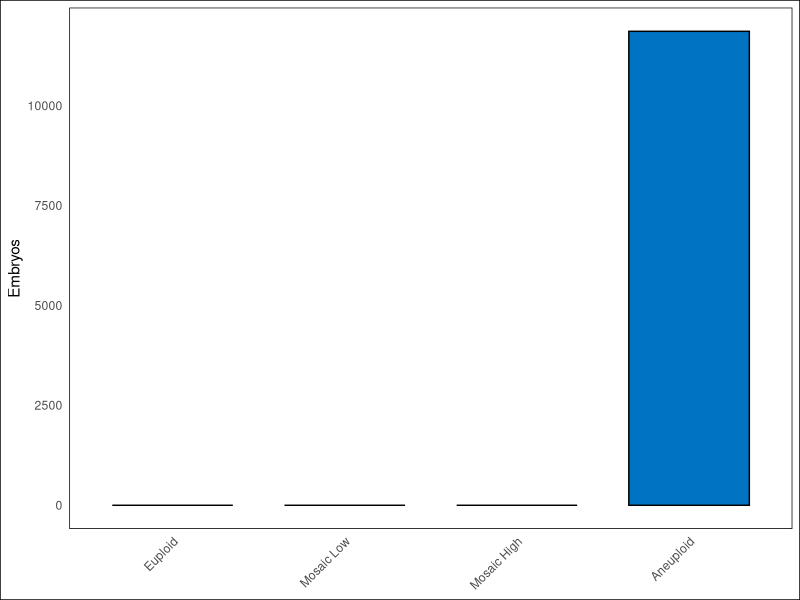
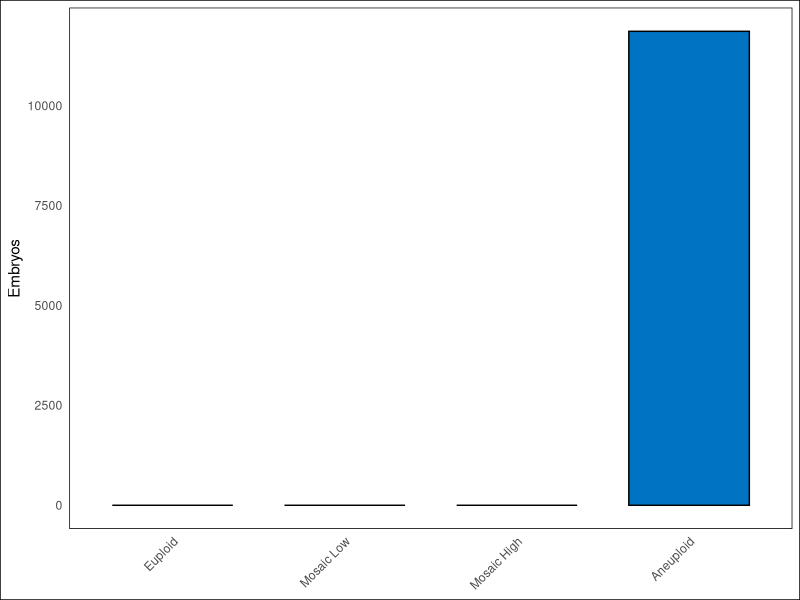

Source code (R) for these figures, in order:
# Clinical data (for reference)
clinical_data <- c(6512, 799, 499, 4088)

# Set populations (as specified)
set_populations <- list(
  c(11860, 0, 0, 0),          # Population 1
  c(0, 0, 0, 11860),          # Population 2
  c(5930, 0, 0, 5930),        # Population 3
  c(3396, 2229, 2298, 3937),  # Population 4
  c(6512, 799, 499, 4088)     # Population 5 (same as clinical data)
)

# Labels for the set populations
set_labels <- c("Pop 1", "Pop 2", "Pop 3", "Pop 4", "Pop 5 (Clinical)")

# Choose the population to visualize (Population 2)
population_index <- 2  # Population 2

# Function to run chi-squared tests for set populations
run_chi_squared_for_sets <- function(clinical, set_pops) {
  p_values <- numeric(length(set_pops))
  for (i in 1:length(set_pops)) {
    chi_vals <- matrix(c(set_pops[[i]], clinical), ncol = 4, byrow = TRUE)
    test_result <- chisq.test(chi_vals)
    p_values[i] <- test_result$p.value
  }
  return(p_values)
}

# Run chi-squared tests for the set populations
set_p_values <- run_chi_squared_for_sets(clinical_data, set_populations)

# Create a data frame for Population 2
pop_df <- data.frame(
  Category = factor(c("Euploid", "Mosaic Low", "Mosaic High", "Aneuploid"),
                    levels = c("Euploid", "Mosaic Low", "Mosaic High", "Aneuploid")),
  Count = set_populations[[population_index]]
)

# Load ggplot2 library
library(ggplot2)

# Plot the histogram for Population 2
plot2 <- ggplot(pop_df, aes(x = Category, y = Count, fill = Category)) +
  geom_bar(stat = "identity", color = "black", width = 0.7, fill = "#0073C2FF") +  # Set a single fill color
  theme_minimal() +
  labs(x = NULL, y = "Embryos") +  # Removed the x-axis label
  theme(
    axis.text.x = element_text(angle = 45, hjust = 1),
    panel.grid.major = element_blank(),
    panel.grid.minor = element_blank(),
    legend.position = "none",  # Remove the legend
    plot.background = element_rect(fill = "white"), # White background for the plot area
    panel.background = element_rect(fill = "white") # White background for the panel area
  )


# Display the plot
print(plot2)

# Save the plot as a PNG file with white background
ggsave(filename = paste0("histogram_control_pop100.png"), plot = plot2, bg = "white", width = 3.4, height = 3.4, dpi = 300)
